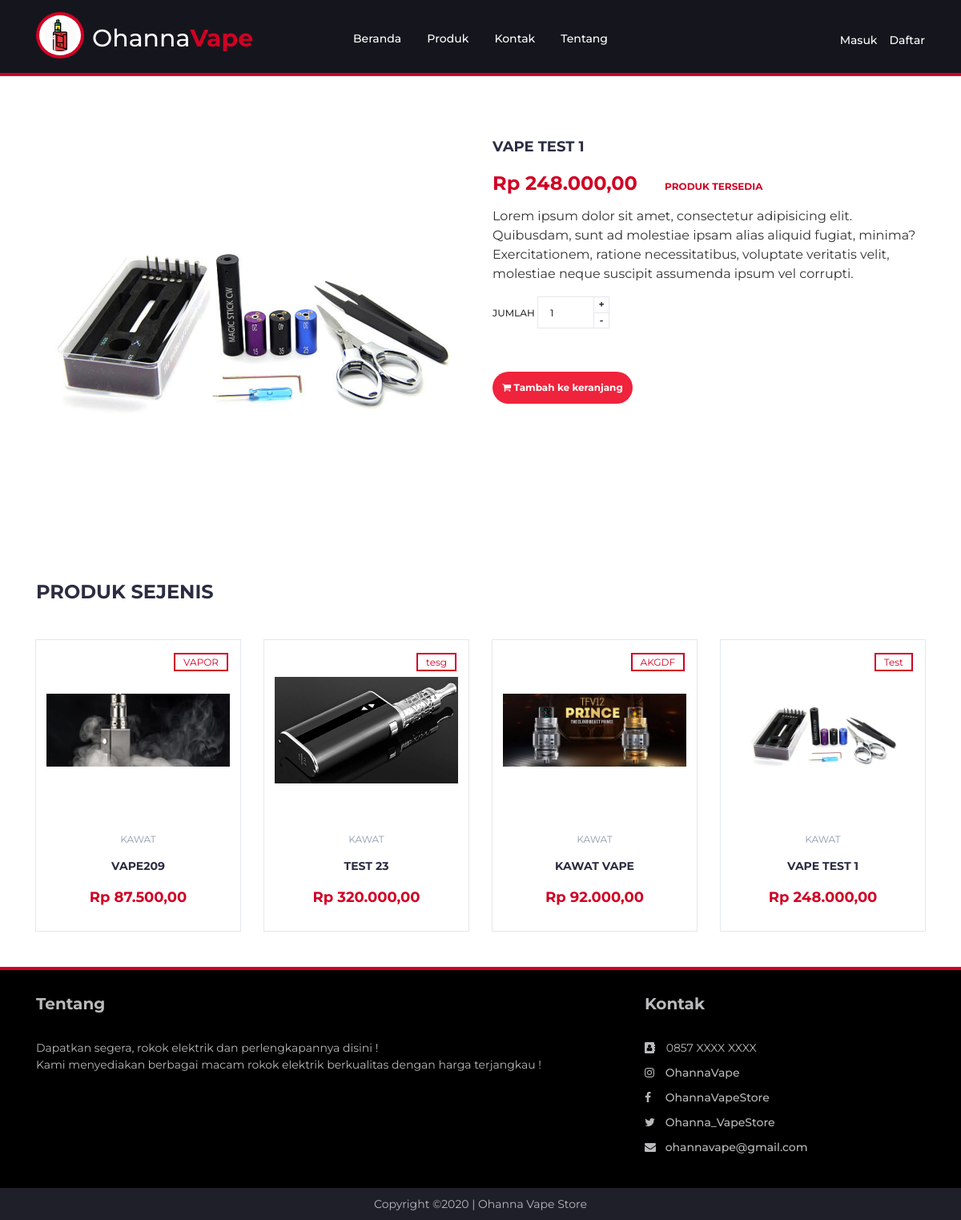
The page /index.php?page=detail&&id=1 on the database its author committed.
### tables this page shows
CREATE TABLE `produk` (
  `id` int(11) NOT NULL,
  `nama` varchar(200) NOT NULL,
  `kategori` varchar(50) NOT NULL,
  `brand` varchar(200) NOT NULL,
  `keterangan` varchar(10000) NOT NULL,
  `harga` int(20) NOT NULL,
  `stok` int(11) NOT NULL,
  `foto` varchar(200) NOT NULL
);

### function.php (called while the page is built, shortened)
<?php
   function rupiah($angka){
      $hasil_rupiah = "Rp " . number_format($angka,2,',','.');
      return $hasil_rupiah;
    }
 ?>

### konten/detail.php (the view, shortened to what this page needs)
<?php
	include 'function.php';
	$id = $_GET['id'];
	$produk = mysqli_query($koneksi, "SELECT * FROM produk WHERE id='$id' ");
	if ($row = mysqli_fetch_assoc($produk)) {
		$nama = $row['nama'];
		$kategori = $row['kategori'];
		$keterangan = $row['keterangan'];
		$harga = $row['harga'];
		$foto = $row['foto'];
	}
	$produkSejenis = mysqli_query($koneksi, "SELECT * FROM produk WHERE kategori='$kategori' ORDER BY RAND() LIMIT 6 ");
 ?>
<div class="section">
	<div class="container">
		<div class="row">
			<div class="col-md-6 col-md-push-2">
				<div id="product-main-img">
					<div class="product-preview">
						<img src="img/produk/<?php echo $foto; ?>" alt="">
					</div>
				</div>
			</div>
			<div class="col-md-6 mt-5">
				<div class="product-details">
					<h2 class="product-name"><?php echo $nama ?></h2>
					<div>
						<h3 class="product-price"><?php echo rupiah($harga); ?></h3>
						<span class="product-available">Produk tersedia</span>
					</div>
					<p>
						<?php echo $keterangan; ?>
					</p>
					<div class="add-to-cart">
						<form action="" method="post">
						<div class="qty-label">
							Jumlah
							<div class="input-number">
								<input type="number" name="jumlah" value="1">
								<span class="qty-up">+</span>
								<span class="qty-down">-</span>
							</div>
						</div>
						<br><br>
							<button type="submit" name="masukkanKeranjang" class="add-to-cart-btn f12"><i class="fa fa-shopping-cart"></i> Tambah ke keranjang</button>
						</form>
					</div>
				</div>
			</div>
		</div>
	</div>
</div>
<div class="section">
	<div class="container">
		<div class="row">
			<div class="col-md-12">
				<div class="section-title text-center">
					<h4 class="title">Produk Sejenis</h4>
				</div>
			</div>
			<?php while($row = mysqli_fetch_assoc($produkSejenis)) : ?>
			<div class="col-md-3 col-xs-6">
				<div class="product">
					<div class="product-img">
						<img src="img/produk/<?php echo $row['foto']; ?>" alt="">
						<div class="product-label">
							<span class="sale"><?php echo $row['brand']; ?></span>
						</div>
					</div>
					<div class="product-body">
						<p class="product-category text-uppercase"><?php echo $row['kategori']; ?></p>
						<h3 class="product-name">
							<a href="index.php?page=detail&&id=<?php echo $row['id']; ?>"><?php echo $row['nama']; ?></a>
						</h3>
						<h4 class="product-price"><?php echo rupiah($row['harga']); ?></h4>
					</div>
					<div class="add-to-cart">
						<form action="" method="post">
							<button type="submit" name="masukkanKeranjang" class="add-to-cart-btn f12">
							</button>
						</form>
					</div>
				</div>
			</div>
			<?php endwhile; ?>
		</div>
	</div>
</div>

### css/style.css (style rules this page uses)
body { font-family: 'Montserrat', sans-serif; font-weight: 400; color: #333; }
h1, h2, h3, h4, h5, h6 { color: #2B2D42; font-weight: 700; margin: 0 0 10px; }
.f12 { font-size: 12px; }
a { color: #2B2D42; font-weight: 500; -webkit-transition: 0.2s color; transition: 0.2s color; }
.input-number { position: relative; }
.input-number input[type="number"] { -moz-appearance: textfield; height: 40px; width: 100%; border: 1px solid #E4E7ED; background-color: #FFF; padding: 0px 35px 0px 15px; }
.input-number .qty-up, .input-number .qty-down { position: absolute; display: block; width: 20px; height: 20px; border: 1px solid #E4E7ED; background-color: #FFF; text-align: center; font-weight: 700; cursor: pointer; -webkit-user-select: none; -moz-user-select: none; -ms-user-select: none; user-select: none; }
.input-number .qty-up { right: 0; top: 0; border-bottom: 0px; }
.input-number .qty-down { right: 0; bottom: 0; }
.section { padding: 30px 30px; }
.section-title { position: relative; margin-bottom: 30px; display: flex; }
.section-title .title { display: inline-block; text-transform: uppercase; margin: 0px; }
.product { position: relative; margin: 15px 0px; -webkit-box-shadow: 0px 0px 0px 0px #E4E7ED, 0px 0px 0px 1px #E4E7ED; box-shadow: 0px 0px 0px 0px #E4E7ED, 0px 0px 0px 1px #E4E7ED; -webkit-transition: 0.2s all; transition: 0.2s all; }
.product .product-img { position: relative; }
.product .product-img>img { margin: 5%; width: 90%; height: 200px; object-fit: contain; object-position: center; }
.product .product-img .product-label { position: absolute; top: 15px; right: 15px; }
.product .product-img .product-label>span { border: 2px solid; padding: 2px 10px; font-size: 12px; }
.product .product-img .product-label>span.sale { background-color: #FFF; border-color: #D10024; color: #D10024; }
.product .product-body { position: relative; padding: 15px; background-color: #FFF; text-align: center; z-index: 20; }
.product .product-body .product-category { text-transform: uppercase; font-size: 12px; color: #8D99AE; }
.product .product-body .product-name { text-transform: uppercase; font-size: 14px; }
.product .product-body .product-name>a { font-weight: 700; }
.product .product-body .product-price { color: #D10024; font-size: 18px; }
.product .add-to-cart { position: absolute; left: 1px; right: 1px; bottom: 1px; padding: 15px; background: #1e1f29; text-align: center; -webkit-transform: translateY(0%); -ms-transform: translateY(0%); transform: translateY(0%); -webkit-transition: 0.2s all; transition: 0.2s all; z-index: 2; }
.product .add-to-cart .add-to-cart-btn { position: relative; border: 2px solid transparent; height: 40px; padding: 0 30px; background-color: #ef233c; color: #FFF; text-transform: capitalize; font-weight: 700; border-radius: 40px; -webkit-transition: 0.2s all; transition: 0.2s all; }
.product-preview img { width: 100%; }
.product-name { text-transform: uppercase; font-size: 18px; }
.product-price { display: inline-block; font-size: 24px; margin-top: 10px; margin-bottom: 15px; color: #D10024; }
.product-available { font-size: 12px; text-transform: uppercase; font-weight: 700; margin-left: 30px; color: #D10024; }
.add-to-cart { margin-bottom: 30px; }
.add-to-cart .add-to-cart-btn { position: relative; border: 2px solid transparent; font-size: 12px; margin-top: 30px; height: 40px; padding: 0 10px; background-color: #ef233c; color: #FFF; font-weight: 700; border-radius: 40px; -webkit-transition: 0.2s all; transition: 0.2s all; }
.add-to-cart .qty-label { display: inline-block; font-weight: 500; font-size: 12px; text-transform: uppercase; margin-right: 15px; margin-bottom: 0px; }
.add-to-cart .qty-label .input-number { width: 90px; display: inline-block; }

### rows shown on the page
produk: foto (picture), nama "VAPE TEST 1", harga "Rp 248.000,00", keterangan "Lorem ipsum dolor sit amet, consectetur adipisicing elit. Quibusdam, sunt ad molestiae ipsam alias aliquid fugiat, minima? Exercitationem, ratione necessitatibus, voluptate veritatis velit, molestiae neque suscipit assumenda ipsum vel corrupti.", brand "Test", kategori "KAWAT"
produk: foto (picture), brand "VAPOR", kategori "KAWAT", nama "VAPE209", harga "Rp 87.500,00"
produk: foto (picture), brand "tesg", kategori "KAWAT", nama "TEST 23", harga "Rp 320.000,00"
produk: foto (picture), brand "AKGDF", kategori "KAWAT", nama "KAWAT VAPE", harga "Rp 92.000,00"
